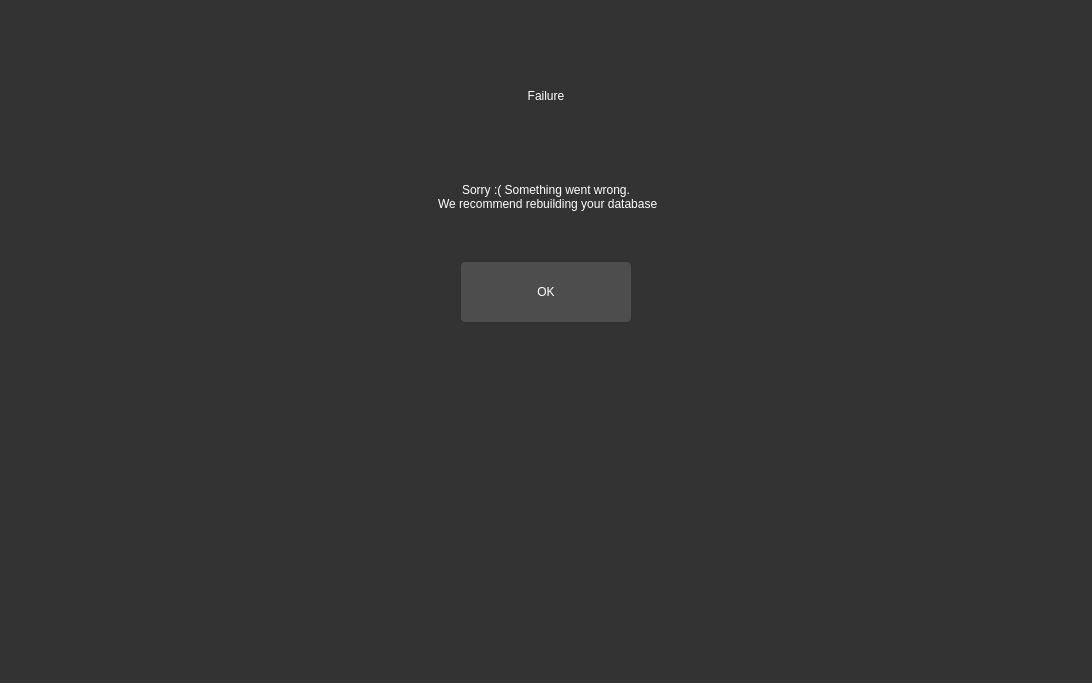
<?xml version="1.0" encoding="UTF-8"?>
<ui version="4.0">
 <class>Form</class>
 <widget class="QWidget" name="Form">
  <property name="geometry">
   <rect>
    <x>0</x>
    <y>0</y>
    <width>1092</width>
    <height>683</height>
   </rect>
  </property>
  <property name="minimumSize">
   <size>
    <width>1092</width>
    <height>683</height>
   </size>
  </property>
  <property name="windowTitle">
   <string>Form</string>
  </property>
  <property name="styleSheet">
   <string notr="true">  QWidget {
        background-color: #333333;
        color: #ffffff;
        border: none;
    }
    QPushButton {
        background-color: #4d4d4d;
        border: 1px solid #4d4d4d;
        border-radius: 4px;
        color: #ffffff;
        padding: 5px;
    }
    QPushButton:hover {
        background-color: #5a5a5a;
        border: 1px solid #5a5a5a;
    }
    QCheckBox {
        color: #ffffff;
    }
    QLineEdit {
        background-color: #4d4d4d;
        border: 1px solid #4d4d4d;
        color: #ffffff;
        padding: 5px;
    }
    QTextEdit {
        background-color: #4d4d4d;
        border: 1px solid #4d4d4d;
        color: #ffffff;
        padding: 5px;
    }
    QProgressBar {
        border: 1px solid #444444;
        border-radius: 7px;
        background-color: #2e2e2e;
        text-align: center;
        font-size: 10pt;
        color: white;
    }
    QProgressBar::chunk {
        background-color: #3a3a3a;
        width: 5px;
    }
    QScrollBar:vertical {
        border: none;
        background-color: #3a3a3a;
        width: 10px;
        margin: 16px 0 16px 0;
    }
    QScrollBar::handle:vertical {
        background-color: #444444;
        border-radius: 5px;
    }
    QScrollBar:horizontal {
        border: none;
        background-color: #3a3a3a;
        height: 10px;
        margin: 0px 16px 0 16px;
    }
    QScrollBar::handle:horizontal {
        background-color: #444444;
        border-radius: 5px;
    }
    QTabWidget {
        background-color: #2e2e2e;
        border: none;
    }
    QTabBar::tab {
        background-color: #2e2e2e;
        color: #b1b1b1;
        padding: 8px 20px;
        border-top-left-radius: 5px;
        border-top-right-radius: 5px;
        border: none;
    }

    QTabBar::tab:selected, QTabBar::tab:hover {
        background-color: #3a3a3a;
        color: white;
    }</string>
  </property>
  <layout class="QVBoxLayout" name="verticalLayout_2">
   <item>
    <layout class="QVBoxLayout" name="verticalLayout">
     <item>
      <layout class="QHBoxLayout" name="horizontalLayout">
       <property name="topMargin">
        <number>50</number>
       </property>
       <item>
        <widget class="QLabel" name="unload">
         <property name="styleSheet">
          <string notr="true">font: 700 56pt &quot;Segoe UI&quot;;</string>
         </property>
         <property name="text">
          <string>Failure</string>
         </property>
         <property name="alignment">
          <set>Qt::AlignCenter</set>
         </property>
        </widget>
       </item>
      </layout>
     </item>
     <item>
      <layout class="QHBoxLayout" name="horizontalLayout_3">
       <item>
        <widget class="QLabel" name="label">
         <property name="styleSheet">
          <string notr="true">font: italic 15pt &quot;Segoe UI&quot;;</string>
         </property>
         <property name="text">
          <string>Sorry :( Something went wrong.
 We recommend rebuilding your database</string>
         </property>
         <property name="alignment">
          <set>Qt::AlignCenter</set>
         </property>
        </widget>
       </item>
      </layout>
     </item>
     <item>
      <layout class="QHBoxLayout" name="horizontalLayout_2">
       <property name="spacing">
        <number>6</number>
       </property>
       <property name="leftMargin">
        <number>50</number>
       </property>
       <property name="rightMargin">
        <number>50</number>
       </property>
       <property name="bottomMargin">
        <number>350</number>
       </property>
       <item>
        <widget class="QPushButton" name="cancel_button">
         <property name="enabled">
          <bool>true</bool>
         </property>
         <property name="minimumSize">
          <size>
           <width>100</width>
           <height>60</height>
          </size>
         </property>
         <property name="maximumSize">
          <size>
           <width>170</width>
           <height>60</height>
          </size>
         </property>
         <property name="styleSheet">
          <string notr="true">font: 700 15pt &quot;Segoe UI&quot;;</string>
         </property>
         <property name="text">
          <string>OK</string>
         </property>
        </widget>
       </item>
      </layout>
     </item>
    </layout>
   </item>
  </layout>
 </widget>
 <resources/>
 <connections/>
</ui>
